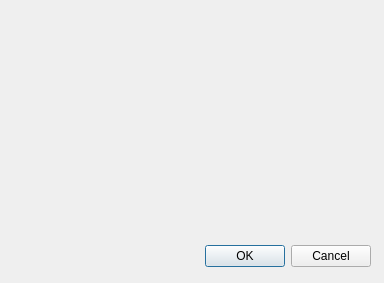
<?xml version="1.0" encoding="UTF-8"?>
<ui version="4.0">
 <class>ModalWidget</class>
 <widget class="QDialog" name="ModalWidget">
  <property name="geometry">
   <rect>
    <x>0</x>
    <y>0</y>
    <width>384</width>
    <height>283</height>
   </rect>
  </property>
  <property name="windowTitle">
   <string>Dialog</string>
  </property>
  <widget class="QDialogButtonBox" name="buttonBox">
   <property name="geometry">
    <rect>
     <x>30</x>
     <y>240</y>
     <width>341</width>
     <height>32</height>
    </rect>
   </property>
   <property name="orientation">
    <enum>Qt::Horizontal</enum>
   </property>
   <property name="standardButtons">
    <set>QDialogButtonBox::Cancel|QDialogButtonBox::Ok</set>
   </property>
  </widget>
 </widget>
 <resources/>
 <connections>
  <connection>
   <sender>buttonBox</sender>
   <signal>accepted()</signal>
   <receiver>ModalWidget</receiver>
   <slot>accept()</slot>
   <hints>
    <hint type="sourcelabel">
     <x>248</x>
     <y>254</y>
    </hint>
    <hint type="destinationlabel">
     <x>157</x>
     <y>274</y>
    </hint>
   </hints>
  </connection>
  <connection>
   <sender>buttonBox</sender>
   <signal>rejected()</signal>
   <receiver>ModalWidget</receiver>
   <slot>reject()</slot>
   <hints>
    <hint type="sourcelabel">
     <x>316</x>
     <y>260</y>
    </hint>
    <hint type="destinationlabel">
     <x>286</x>
     <y>274</y>
    </hint>
   </hints>
  </connection>
 </connections>
</ui>
